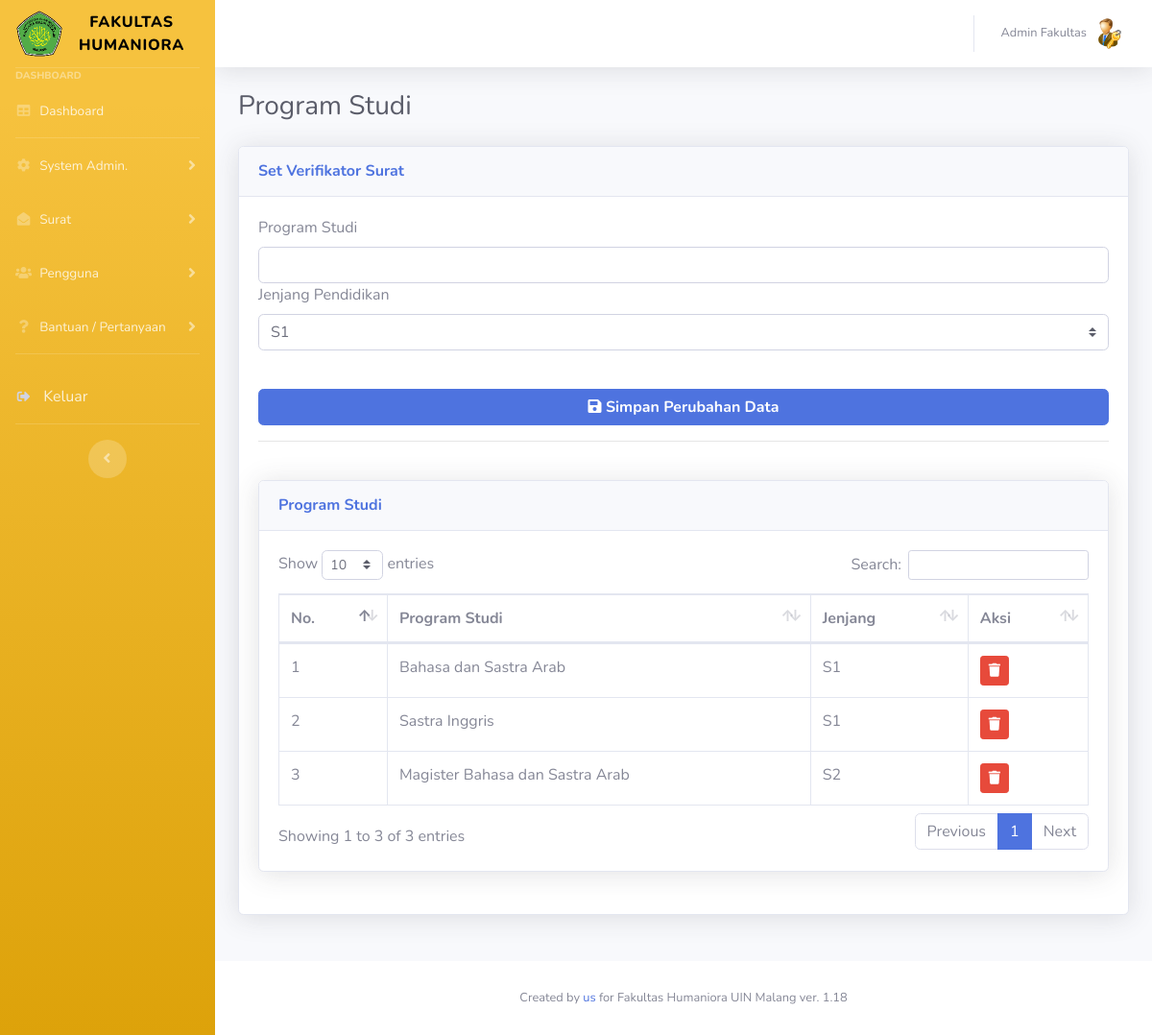
The app's page /admin/prodi-isi.php (signed in) with its own data.
### tables this page shows
CREATE TABLE IF NOT EXISTS `prodi` (
  `no` int(11) NOT NULL AUTO_INCREMENT,
  `namaprodi` varchar(100) DEFAULT NULL,
  `jenjang` varchar(2) DEFAULT NULL,
  `verifikator` varchar(50) DEFAULT NULL,
  KEY `Index 1` (`no`)
);

### admin/prodi-isi.php (the view, shortened to what this page needs)
<!DOCTYPE html>
<html lang="en">
<head>
    <link href="../vendor/fontawesome-free/css/all.min.css" rel="stylesheet" type="text/css">
    <link href="../css/sb-admin-2.min.css" rel="stylesheet">
    <link href="vendor/datatables/dataTables.bootstrap4.min.css" rel="stylesheet">
</head>
<body id="page-top">
    <div id="wrapper">
        <?php
        require "../assets/sidebar.php";
        ?>
        <div id="content-wrapper" class="d-flex flex-column">
            <div id="content">
                <?php
                require "../assets/topbar.php";
                ?>
                <div class="container-fluid">
                    <div class="d-sm-flex align-items-center justify-content-between mb-4">
                        <h1 class="h3 mb-0 text-gray-800">Program Studi</h1>
                    </div>
                    <div class="row">
                        <div class="col-lg-12 mb-4">
                            <div class="card shadow mb-4">
                                <div class="card-header py-3">
                                    <h6 class="m-0 font-weight-bold text-primary">Set Verifikator Surat</h6>
                                </div>
                                <div class="card-body">
                                    <form action="prodi-simpan.php" method="POST">
                                        <div class="form-group">
                                            <label>Program Studi</label>
                                            <input type="text" name="prodi" class="form-control" required>
                                            <label>Jenjang Pendidikan </label>
                                            <select class="browser-default custom-select" name="jenjang">
                                                <option value="S1" selected>S1</option>
                                            </select>
                                        </div>
                                        <br />
                                        <button type="submit" class="btn btn-primary btn-block"> <i class="fas fa-save"></i><b> Simpan Perubahan Data</b></button>
                                        <hr>
                                    </form>
                                    <br />
                                    <div class="card shadow mb-4">
                                        <div class="card-header py-3">
                                            <h6 class="m-0 font-weight-bold text-primary">Program Studi</h6>
                                        </div>
                                        <div class="card-body">
                                            <div class="table-responsive">
                                                <table class="table table-bordered" id="dataTable" width="100%" cellspacing="0">
                                                    <thead>
                                                        <tr>
                                                            <th>No.</th>
                                                            <th>Program Studi</th>
                                                            <th>Jenjang</th>
                                                            <th>Aksi</th>
                                                        </tr>
                                                    </thead>
                                                    <tbody>
                                                        <?php
                                                        $no = 1;
                                                        $qprodi = mysqli_query($conn, "SELECT * FROM prodi ORDER BY jenjang, namaprodi");
                                                        while ($dprodi = mysqli_fetch_array($qprodi)) {
                                                            $prodi = $dprodi['namaprodi'];
                                                            $jenjang = $dprodi['jenjang'];
                                                        ?>
                                                            <tr>
                                                                <td><?= $no; ?></td>
                                                                <td><?= $prodi; ?></td>
                                                                <td><?= $jenjang; ?></td>
                                                                <td>
                                                                    <form action="prodi-hapus.php" method="POST">
                                                                        <button type="submit" class="btn btn-danger btn-sm" onclick="return confirm('apakah anda yakin akan menghapus data ini ?');"> <i class="fas fa-trash"></i></button>
                                                                    </form>
                                                                </td>
                                                            </tr>
                                                        <?php
                                                            $no++;
                                                        }
                                                        ?>
                                                    </tbody>
                                                </table>
                                            </div>
                                        </div>
                                    </div>
                                </div>
                            </div>
                        </div>
                    </div>
                </div>
            </div>
            <?php
            require "../assets/footer.php";
            ?>
        </div>
    </div>
</body>
</html>

### records on screen
prodi: namaprodi "Bahasa dan Sastra Arab", jenjang "S1"
prodi: namaprodi "Sastra Inggris", jenjang "S1"
prodi: namaprodi "Magister Bahasa dan Sastra Arab", jenjang "S2"

### other values on screen
$nama "Admin Fakultas"
